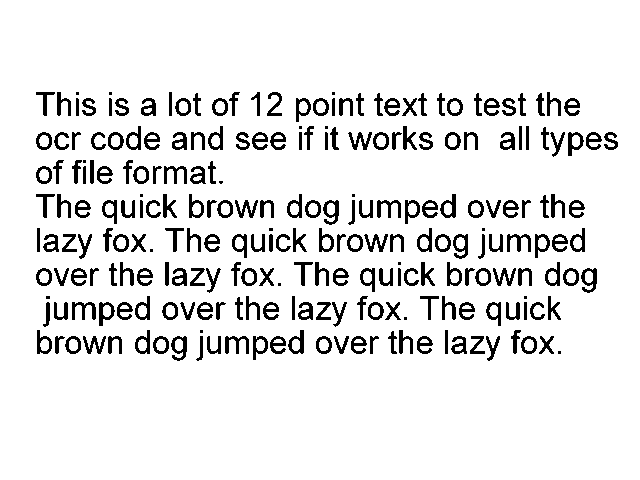
#> input picture test.png, 640 x 480 px
$ python pillow-demo.py
#> lines starting #> are read from the running program, lines starting #| are printed output that depends on the picture; after the words box and inside, x2 and y2 are one past the last pixel; in counts of white or black regions, pixels touching at a corner belong together
from PIL import Image

im_file = "test.png"

im = Image.open(im_file)
#> im is the input picture: PIL image 640x480 RGB; 90.5% white; 239 black regions (19 under 20 px), largest, box (x1, y1, x2, y2) and area: (72, 302, 96, 320) 207, (377, 200, 401, 218) 206, (225, 336, 249, 354) 206
im.save("test222.jpg")
im.rotate(180).show()
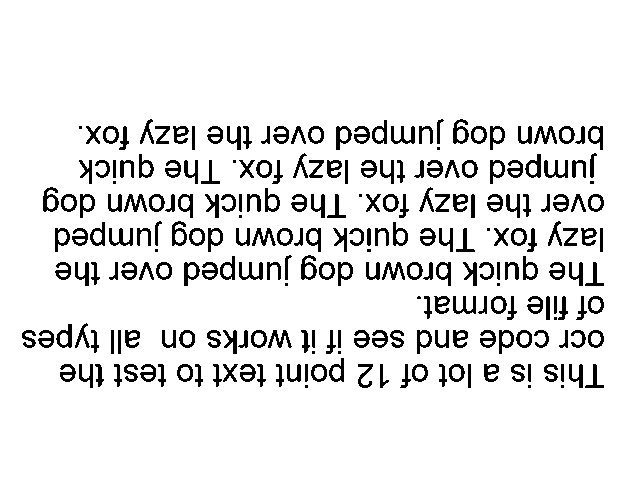
#> shown: PIL image 640x480 RGB; 90.5% white; 239 black regions (19 under 20 px), largest, box (x1, y1, x2, y2) and area: (544, 160, 568, 178) 207, (391, 126, 415, 144) 206, (239, 262, 263, 280) 206

print(im.size)
#| (640, 480)

$ run again, with bolnichen1.png copied over test.png
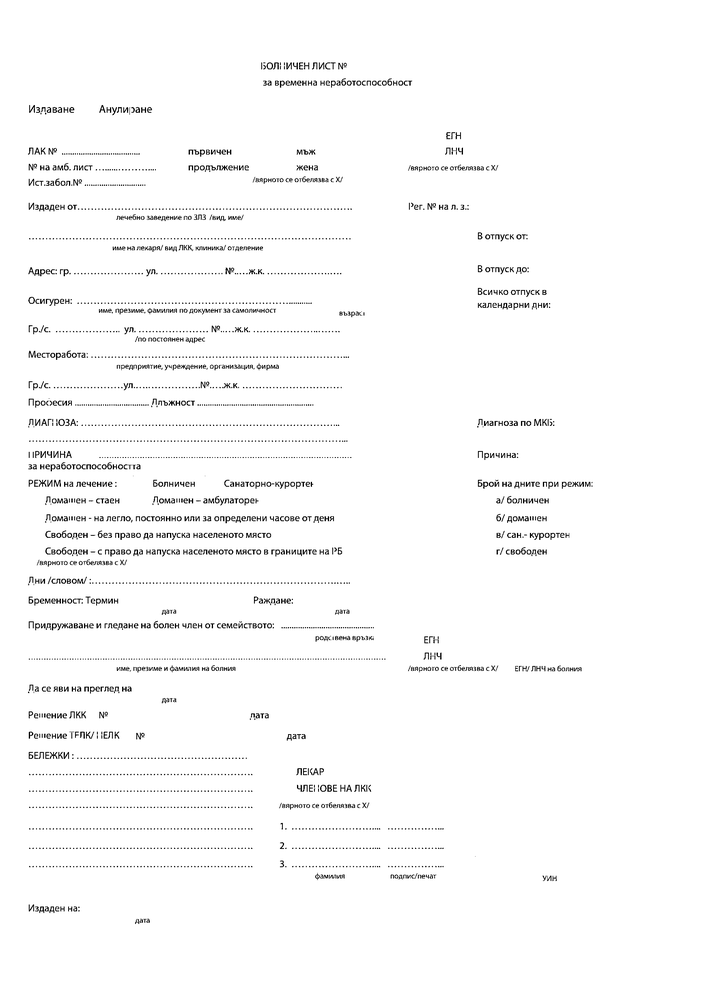
#> input picture bolnichen1.png, 706 x 999 px, shrunk from 1740 x 2463 before the run
#> im is the input picture: PIL image 706x999 RGB; min 0, max 255, mean 249.6
#> `im.rotate(180).show()`:
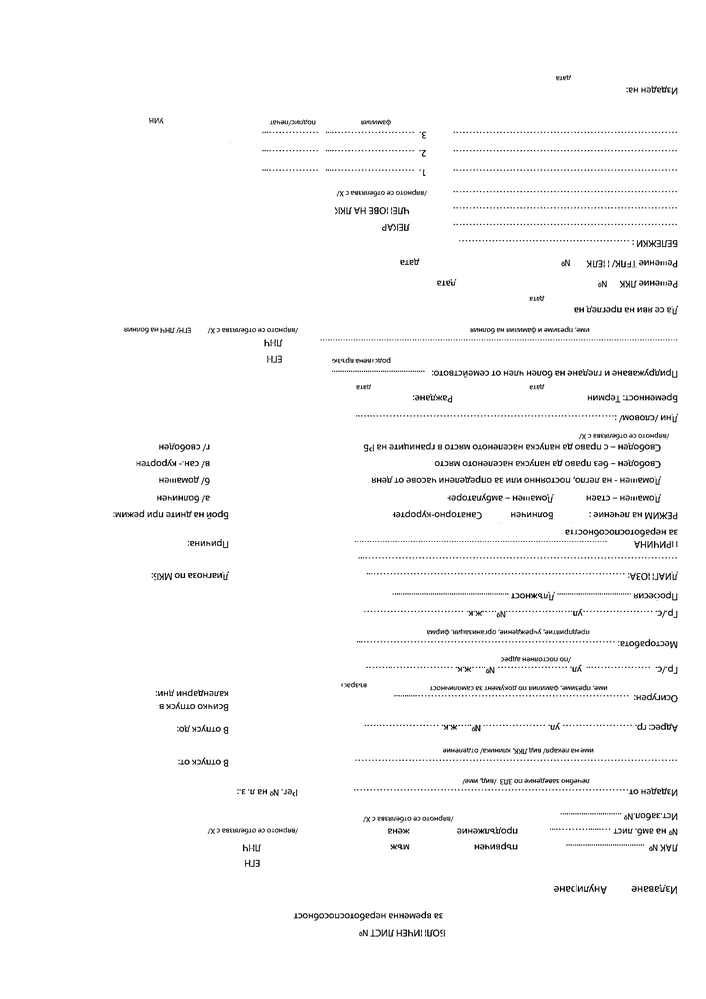
#> shown: PIL image 706x999 RGB; min 0, max 255, mean 249.6
#| (706, 999)

$ run again, with bolnichen_no_dots.png copied over test.png
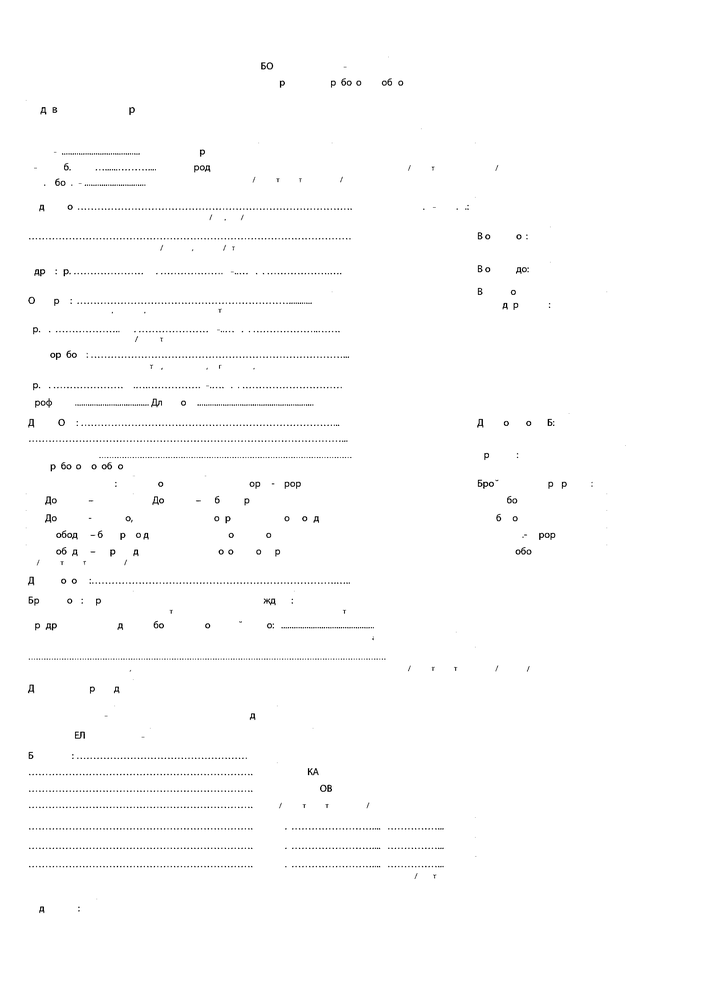
#> input picture bolnichen_no_dots.png, 706 x 999 px, shrunk from 1740 x 2463 before the run
#> im is the input picture: PIL image 706x999 RGB; min 0, max 255, mean 253.1
#> `im.rotate(180).show()`:
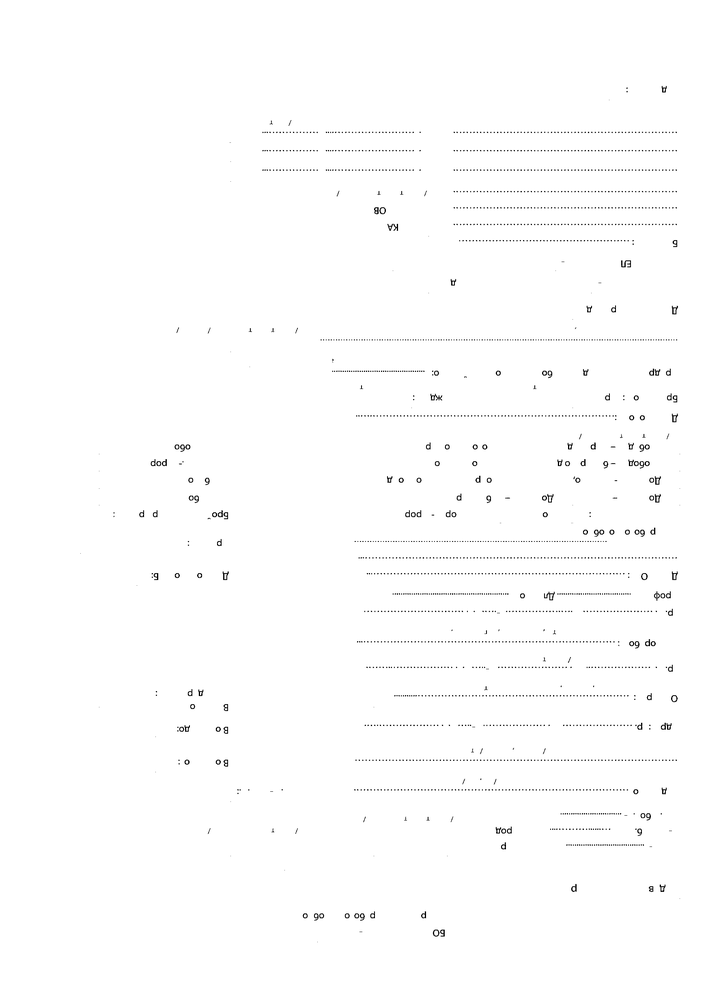
#> shown: PIL image 706x999 RGB; min 0, max 255, mean 253.1
#| (706, 999)

$ run again, with image.png copied over test.png
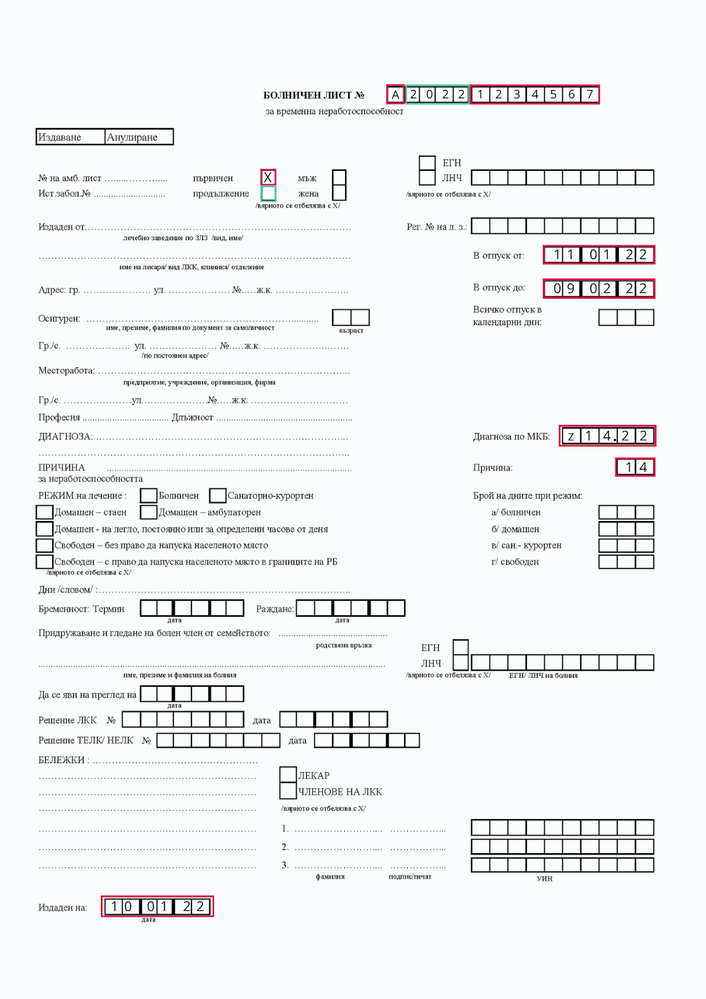
#> input picture image.png, 706 x 999 px, shrunk from 1099 x 1555 before the run
#> im is the input picture: PIL image 706x999 RGB; mean R, G, B 241.5, 243.4, 243.6
#> `im.rotate(180).show()`:
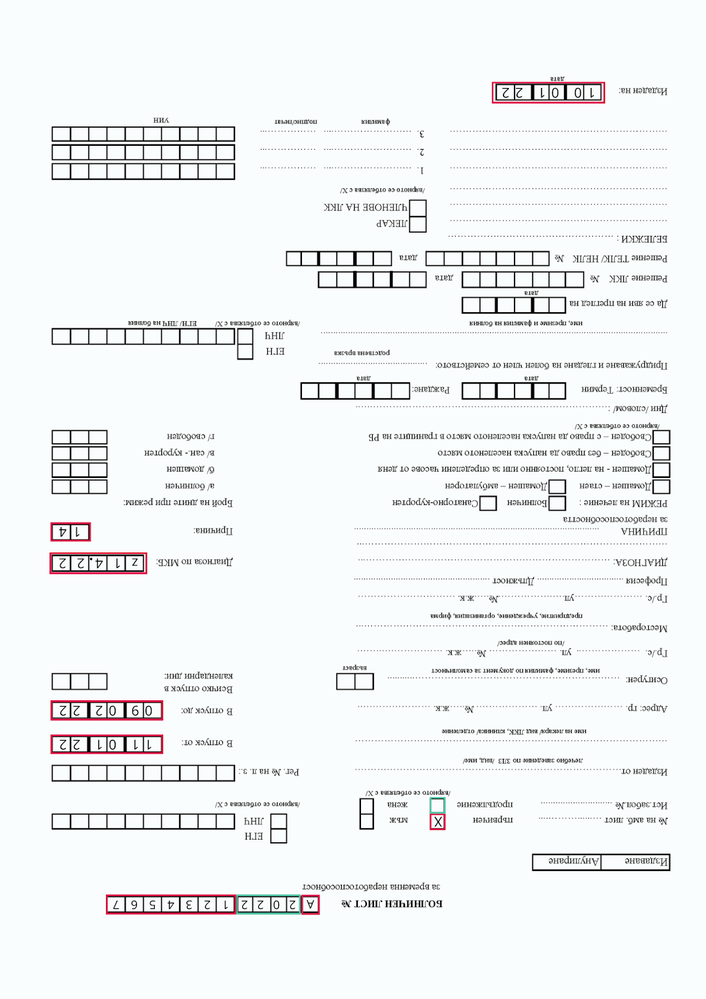
#> shown: PIL image 706x999 RGB; mean R, G, B 241.5, 243.4, 243.6
#| (706, 999)
